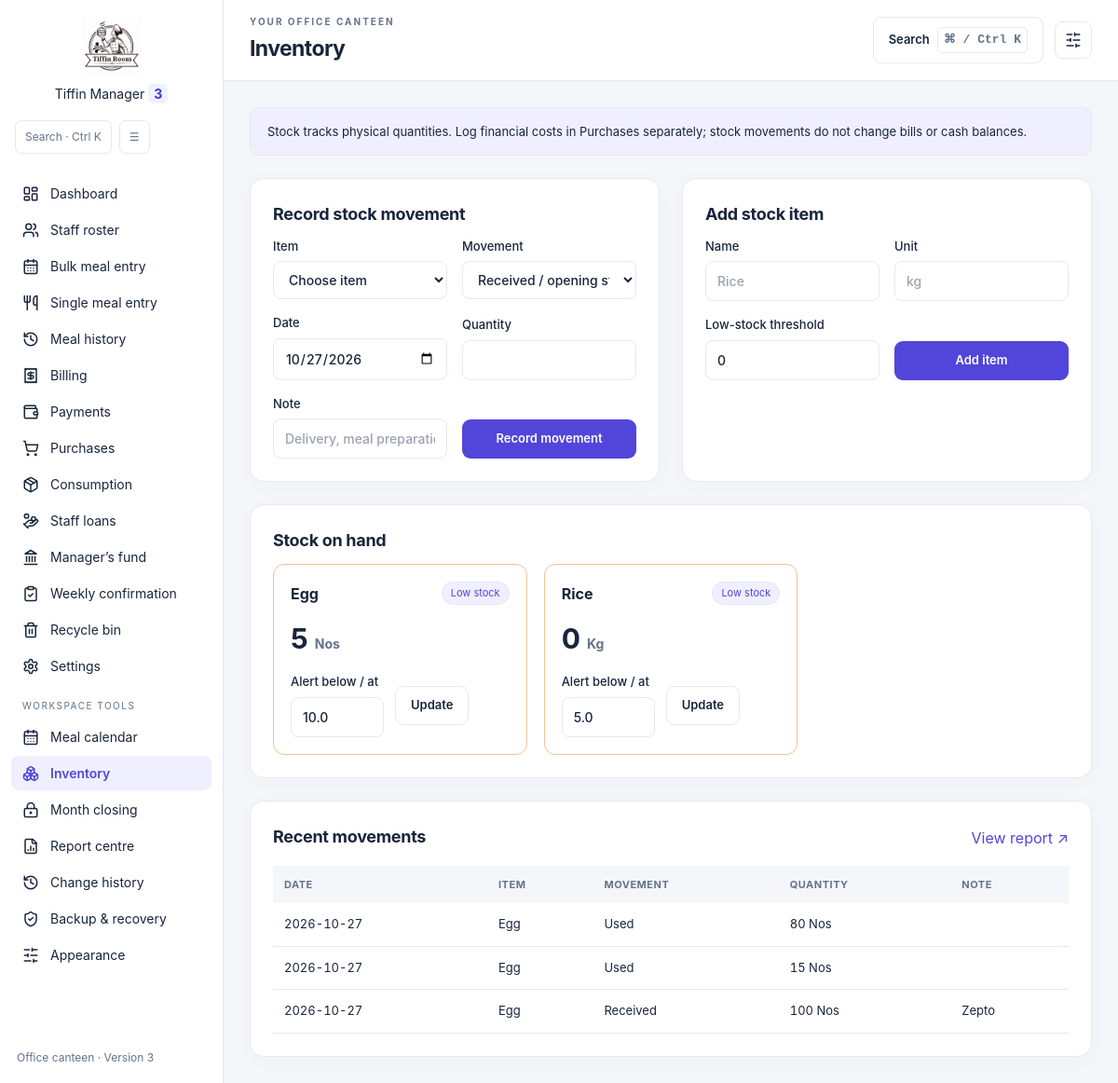
Page /inventory on the committed database.
### tables this page shows
CREATE TABLE Stock_Items (item_id INTEGER PRIMARY KEY, name TEXT UNIQUE NOT NULL,
            unit TEXT NOT NULL, reorder_level REAL NOT NULL DEFAULT 0 CHECK(reorder_level>=0));

CREATE TABLE Stock_Movements (movement_id INTEGER PRIMARY KEY, item_id INTEGER NOT NULL REFERENCES Stock_Items(item_id),
            movement_date TEXT NOT NULL, kind TEXT NOT NULL CHECK(kind IN ('received','used','wasted')),
            quantity REAL NOT NULL CHECK(quantity>0), note TEXT NOT NULL DEFAULT '');

### features.py (the view, shortened to what this page needs)
    @app.route('/inventory',methods=['GET','POST'])
    def inventory():
        with connect() as conn:
            items=stock_rows(conn)
            movements=records(conn,'''SELECT m.*,s.name,s.unit FROM Stock_Movements m JOIN Stock_Items s USING(item_id) ORDER BY m.movement_date DESC,m.movement_id DESC LIMIT 100''')
        return page('inventory',title='Inventory',items=items,movements=movements)

### app.py (called while the page is built, shortened)
def connect_db():
    connection = sqlite3.connect(DB_FILE, timeout=10)
    if has_request_context():
        g.setdefault("db_connections", []).append(connection)
    return connection

@app.teardown_request
def close_request_connections(error=None):
    for connection in g.pop("db_connections", []):
        connection.close()

@app.context_processor
def form_security():
    session.setdefault("csrf_token", secrets.token_hex(32))
    return {"csrf_token": session["csrf_token"], "submission_token": lambda: secrets.token_hex(24)}

@app.before_request
def validate_submission():
    for key in ("month", "filter_month", "report_month"):
        value = request.args.get(key)
    if request.method != "POST":
        return

@app.after_request
def finish_submission(response):
    if response.status_code >= 400:
        for connection in g.get("db_connections", []):
            try:
                connection.rollback()
            except sqlite3.ProgrammingError:
                pass  # Some handlers already closed their connection.
    if response.status_code >= 400 and getattr(g, "submission_token", None):
        with connect_db() as conn:
            conn.execute("DELETE FROM Form_Submissions WHERE token = ?", (g.submission_token,))
    if request.method == "POST" and response.status_code == 200:
        return redirect(request.path + "?success=1", code=303)
    return response

@app.context_processor
def inject_leadership():
    conn = connect_db()
    cursor = conn.cursor()
    try:
        cursor.execute("SELECT canteen_manager, committee_members FROM Global_Settings WHERE id = 1")
        row = cursor.fetchone()
        manager = row[0] if row and row[0] else "Aleena Jacob"
        committee = row[1] if row and row[1] else "Sabin P S, Abhilash, Sreelekshmi, Lekshmi"
    except Exception:
        manager = "Aleena Jacob"
        committee = "Sabin P S, Abhilash, Sreelekshmi, Lekshmi"
    finally:
        conn.close()
    return dict(canteen_manager=manager, committee_members=committee)

### features.py (called while the page is built)
def records(conn, sql, args=()):
    cursor = conn.execute(sql, args)
    return [dict(zip([c[0] for c in cursor.description], row)) for row in cursor]

def stock_rows(conn):
    return records(conn, '''SELECT s.item_id,s.name,s.unit,s.reorder_level,
        COALESCE(SUM(CASE WHEN m.kind='received' THEN m.quantity ELSE -m.quantity END),0) AS balance
        FROM Stock_Items s LEFT JOIN Stock_Movements m ON m.item_id=s.item_id GROUP BY s.item_id ORDER BY s.name''')

### templates/features/inventory.html
{% extends 'features/base.html' %}{% from 'features/macros.html' import tokens,empty with context %}
{% block content %}<div class="notice">Stock tracks physical quantities. Log financial costs in Purchases separately; stock movements do not change bills or cash balances.</div>
<div class="feature-grid"><section class="panel"><h2>Record stock movement</h2><form method="POST" class="form-grid">{{ tokens() }}<label>Item<select name="item_id" required><option value="">Choose item</option>{% for i in items %}<option value="{{ i.item_id }}">{{ i.name }} ({{ i.unit }})</option>{% endfor %}</select></label><label>Movement<select name="kind"><option value="received">Received / opening stock</option><option value="used">Used in kitchen</option><option value="wasted">Wastage</option></select></label><label>Date<input type="date" name="movement_date" value="{{ today }}" required></label><label>Quantity<input type="number" name="quantity" min="0.000001" step="any" required></label><label>Note<input name="note" placeholder="Delivery, meal preparation, spoilage…"></label><button class="button" {% if not items %}disabled{% endif %}>Record movement</button></form></section>
<section class="panel"><h2>Add stock item</h2><form method="POST" class="form-grid">{{ tokens() }}<input type="hidden" name="action" value="item"><label>Name<input name="name" required placeholder="Rice"></label><label>Unit<input name="unit" required placeholder="kg"></label><label>Low-stock threshold<input type="number" name="reorder_level" min="0" step="any" value="0" required></label><button class="button">Add item</button></form></section></div>
<section class="panel"><h2>Stock on hand</h2>{% if items %}<div class="stock-grid">{% for i in items %}<article class="stock-card {{ 'low' if i.balance<=i.reorder_level else '' }}"><div class="spread inline"><h3>{{ i.name }}</h3><span class="badge">{{ 'Low stock' if i.balance<=i.reorder_level else 'Available' }}</span></div><strong>{{ '%g'|format(i.balance) }} <small>{{ i.unit }}</small></strong><form method="POST" class="inline">{{ tokens() }}<input type="hidden" name="action" value="threshold"><input type="hidden" name="item_id" value="{{ i.item_id }}"><label>Alert below / at<input aria-label="{{ i.name }} reorder level" type="number" name="reorder_level" value="{{ i.reorder_level }}" min="0" step="any" required></label><button class="button subtle">Update</button></form></article>{% endfor %}</div>{% else %}{{ empty('Add your first stock item, then record its opening quantity.') }}{% endif %}</section>
<section class="panel"><div class="panel-heading"><h2>Recent movements</h2><a href="/reports?kind=stock">View report ↗</a></div><div class="table-scroll"><table class="data-table"><thead><tr><th>Date</th><th>Item</th><th>Movement</th><th>Quantity</th><th>Note</th></tr></thead><tbody>{% for m in movements %}<tr><td>{{ m.movement_date }}</td><td>{{ m.name }}</td><td>{{ m.kind|title }}</td><td>{{ '%g'|format(m.quantity) }} {{ m.unit }}</td><td>{{ m.note }}</td></tr>{% else %}<tr><td colspan="5">No stock movements yet.</td></tr>{% endfor %}</tbody></table></div></section>{% endblock %}

### static/app.css (style rules this page uses)
* { box-sizing:border-box }
body { margin:0;font-family:Inter,system-ui,-apple-system,"Segoe UI",sans-serif;color:#1e293b;background:#f8fafc }
input,select,textarea { max-width:100%;min-height:40px }
button { min-height:36px }
th,td { vertical-align:middle }

### static/features.css (style rules this page uses)
:root { --surface:#fff;--canvas:#f5f6fa;--ink:#19253b;--muted:#64748b;--line:#e4e8f0;--brand:#5146d9;--tint:#f0efff;--shadow:0 4px 24px #14234506;color-scheme:light }
body { background:var(--canvas)!important;color:var(--ink)!important }
.header-actions,.inline { display:flex;align-items:center;gap:12px;flex-wrap:wrap }
.spread { justify-content:space-between }
.feature-page h2 { font-size:18px;font-weight:700;letter-spacing:-.3px;margin-bottom:12px }
.feature-page h3 { font-weight:650 }
.feature-page a:not(.button) { color:var(--brand) }
.button { display:inline-flex;align-items:center;justify-content:center;gap:8px;background:#5146d9;color:#fff!important;border:1px solid transparent;padding:10px 16px;border-radius:9px;font-size:13px;font-weight:600;text-decoration:none;cursor:pointer;white-space:nowrap;transition:transform .16s,background .16s,box-shadow .16s;min-height:42px }
.button.subtle { background:var(--surface);border-color:var(--line);color:var(--ink)!important }
.feature-page input:not([type=hidden]):not([type=checkbox]),.feature-page select,.feature-page textarea,.command-dialog input { padding:10px 12px;border:1px solid var(--line);border-radius:8px;background:var(--surface);color:var(--ink);font-size:14px;min-width:0;max-width:100% }
.feature-page label { display:flex;flex-direction:column;gap:6px;font-size:13px;font-weight:500 }
.panel { border:1px solid var(--line);background:var(--surface);border-radius:15px;padding:24px;min-width:0;box-shadow:var(--shadow) }
.panel-heading { display:flex;align-items:center;justify-content:space-between;gap:12px;flex-wrap:wrap;margin-bottom:15px }
.panel-heading h2 { margin-bottom:3px }
.feature-grid { display:grid;grid-template-columns:repeat(2,minmax(0,1fr));gap:24px }
.badge { display:inline-flex;border:1px solid var(--line);border-radius:20px;padding:4px 9px;font-size:11px;line-height:1.4;background:var(--tint);color:var(--brand) }
.notice { padding:14px 18px;background:var(--tint);border:1px solid var(--line);border-radius:10px;font-size:13px;line-height:1.7 }
.form-grid { display:grid;grid-template-columns:repeat(2,minmax(0,1fr));gap:16px;align-items:end }
.data-table { width:100%;border-collapse:collapse;font-size:13px }
.data-table th { text-align:left;color:var(--muted);font-size:11px;text-transform:uppercase;letter-spacing:.5px;padding:12px;background:var(--canvas);white-space:nowrap }
.data-table td { padding:13px 12px;border-bottom:1px solid var(--line);font-variant-numeric:tabular-nums }
.table-scroll { overflow:auto;max-height:65vh }
.table-scroll thead { position:sticky;top:0;z-index:1 }
.stock-grid { display:grid;grid-template-columns:repeat(3,minmax(0,1fr));gap:18px }
.stock-card { padding:18px;border:1px solid var(--line);border-radius:12px }
.stock-card.low { border-color:#d9770670 }
.stock-card>strong { display:block;font-size:30px;margin:14px 0 }
.stock-card small { font-size:14px;color:var(--muted) }
.stock-card input { width:100px }
.feature-page>.panel,.feature-page>.feature-grid,.feature-page>.metrics,.welcome-panel { animation:enter .28s ease both }
.feature-page .inline { display:flex }
.feature-page>section { min-width:0 }

### rows in the picture
Stock_Items: name "Egg", reorder_level "Low stock", balance "5", unit "Nos", reorder_level "10.0"
Stock_Items: name "Rice", reorder_level "Low stock", balance "0", unit "Kg", reorder_level "5.0"
Stock_Movements: movement_date "2026-10-27", name "Egg", kind "Used", quantity "80", unit "Nos"
Stock_Movements: movement_date "2026-10-27", name "Egg", kind "Used", quantity "15", unit "Nos"
Stock_Movements: movement_date "2026-10-27", name "Egg", kind "Received", quantity "100", unit "Nos", note "Zepto"

### other values in the picture
{{ title }} "Inventory"
